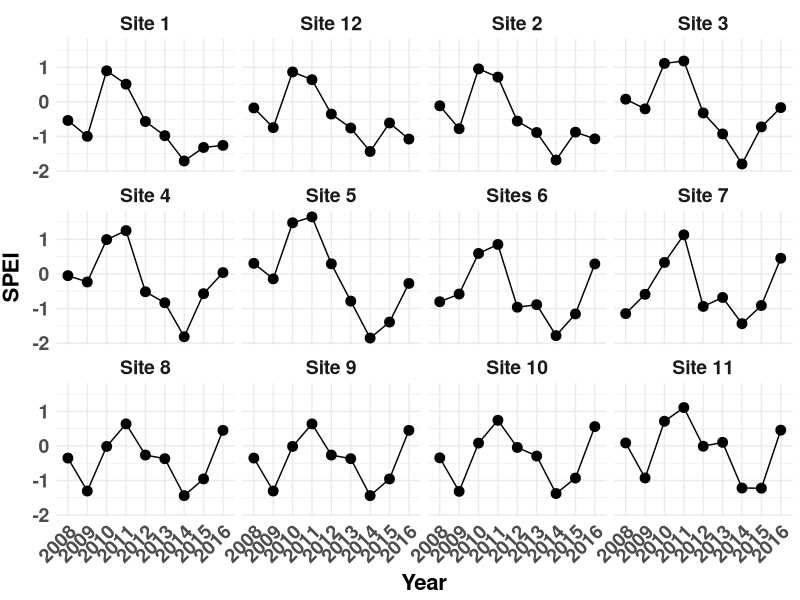

The R source for this figure: (Note: this script raises an error after producing the figure.)
##########################################################################################################
## Standardised Precipitation-Evapotranspiration Index (SPEI) Plots
## Author Daniel Anstett
## 
##
## Last Modified June 4, 2021
##########################################################################################################

# Clear environment
rm(list = ls())

##########################################################################################################
#Import libraries
library(tidyverse)
##########################################################################################################
#Import & arrange files
spei_pop <- read.csv("Data/spei_pop.csv", header=T)
#colnames(spei_pop) <- c("Site","ID","ID2","Site_Lat","Lat","Long","Elevation","Lat_spei","Long_spei",
#                        "2007","2008","2009","2010","2011","2012","2013","2014","2015","2016")
spei_gather <- spei_pop %>% gather(Year, SPEI,SPEI_2007:SPEI_2016)
spei_gather$Year <- gsub("SPEI_","",spei_gather$Year)
spei_gather <- spei_gather %>% filter(Year!=2007)
env_lag0 <- read.csv("Data/env_lag0.csv", header=T)

lat_key <- env_lag0 %>% filter(Year==2010) %>% select(ID,Site,Site_Lat)
env_anom <- read.csv("Data/pop_clim_final.csv", header=T)
enva <- left_join(env_anom,lat_key, by="ID")

  
#write_csv(spei_gather,"Data/spei_gather.csv")


##########################################################################################################
#spei vs year

Site_Labs<-c("32.89928"="Site 1", "34.28425"="Site 2", "36.69096"="Site 4", "36.20081"="Site 3", 
             "34.07808"="Site 12", "43.37876"="Site 11", "41.80979"="Site 9", "41.66546"="Site 8",
             "39.74298"="Site 7", "39.39442"="Sites 6", "37.539"="Site 5",   "42.27411"="Site 10")
#Make Graph
weath.year <- ggplot(spei_gather, aes(Year,SPEI,group=Site))+
  geom_point(size=3)+
  geom_line()+
  theme_minimal()
weath.year <- weath.year + facet_wrap( ~ Lat, ncol=4, labeller=labeller(Lat=Site_Labs))
weath.year + theme(legend.text = element_text(size = 12, face = "bold"),
                   legend.title = element_text(size=14, face="bold"),
                   axis.text.x = element_text(size=14, face="bold", angle=45,hjust=1),
                   axis.text.y = element_text(size=14,face="bold"),
                   axis.title.x = element_text(color="black", size=16, vjust = 0.5, face="bold"),
                   axis.title.y = element_text(color="black", size=16,vjust = 2, face="bold"),
                   strip.text = element_text(size = 14, face="bold"))
ggsave("Revised_figures/try3/SPEI_year.pdf",width=15,height=8)

#CMD vs year
weath.year <- ggplot(enva, aes(Year,CMDA,group=Site))+
  geom_point(size=3)+
  geom_line()+
  theme_minimal()
weath.year <- weath.year + facet_wrap( ~ Latitude, ncol=4, labeller=labeller(Latitude=Site_Labs))
weath.year + theme(legend.text = element_text(size = 12, face = "bold"),
                   legend.title = element_text(size=14, face="bold"),
                   axis.text.x = element_text(size=14, face="bold", angle=45,hjust=1),
                   axis.text.y = element_text(size=14,face="bold"),
                   axis.title.x = element_text(color="black", size=16, vjust = 0.5, face="bold"),
                   axis.title.y = element_text(color="black", size=16,vjust = 2, face="bold"),
                   strip.text = element_text(size = 14, face="bold"))
ggsave("Revised_figures/try3/CMDA_Year.pdf",width=12,height=8)


#MAPA vs year
weath.year <- ggplot(enva, aes(Year,MAPA,group=Site))+
  geom_point(size=3)+
  geom_line()+
  theme_minimal()
weath.year <- weath.year + facet_wrap( ~ Latitude, ncol=4, labeller=labeller(Latitude=Site_Labs))
weath.year + theme(legend.text = element_text(size = 12, face = "bold"),
                   legend.title = element_text(size=14, face="bold"),
                   axis.text.x = element_text(size=14, face="bold", angle=45,hjust=1),
                   axis.text.y = element_text(size=14,face="bold"),
                   axis.title.x = element_text(color="black", size=16, vjust = 0.5, face="bold"),
                   axis.title.y = element_text(color="black", size=16,vjust = 2, face="bold"),
                   strip.text = element_text(size = 14, face="bold"))
ggsave("Revised_figures/try3/MAPA_Year.pdf",width=12,height=8)

#MATA vs year
weath.year <- ggplot(enva, aes(Year,MATA,group=Site))+
  geom_point(size=3)+
  geom_line()+
  theme_minimal()
weath.year <- weath.year + facet_wrap( ~ Latitude, ncol=4, labeller=labeller(Latitude=Site_Labs))
weath.year + theme(legend.text = element_text(size = 12, face = "bold"),
                   legend.title = element_text(size=14, face="bold"),
                   axis.text.x = element_text(size=14, face="bold", angle=45,hjust=1),
                   axis.text.y = element_text(size=14,face="bold"),
                   axis.title.x = element_text(color="black", size=16, vjust = 0.5, face="bold"),
                   axis.title.y = element_text(color="black", size=16,vjust = 2, face="bold"),
                   strip.text = element_text(size = 14, face="bold"))
ggsave("Revised_figures/try3/MATA_Year.pdf",width=12,height=8)

